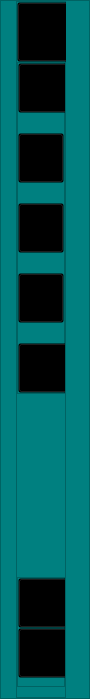
            <widget class="QFrame" name="icon_only_widget">
             <property name="minimumSize">
              <size>
               <width>90</width>
               <height>699</height>
              </size>
             </property>
             <property name="maximumSize">
              <size>
               <width>80</width>
               <height>699</height>
              </size>
             </property>
             <property name="styleSheet">
              <string notr="true">  background-color: #008080;
</string>
             </property>
             <property name="frameShape">
              <enum>QFrame::StyledPanel</enum>
             </property>
             <property name="frameShadow">
              <enum>QFrame::Raised</enum>
             </property>
             <layout class="QVBoxLayout" name="verticalLayout_21">
              <property name="leftMargin">
               <number>15</number>
              </property>
              <property name="topMargin">
               <number>0</number>
              </property>
              <property name="rightMargin">
               <number>0</number>
              </property>
              <property name="bottomMargin">
               <number>0</number>
              </property>
              <item>
               <widget class="QFrame" name="frame_17">
                <property name="minimumSize">
                 <size>
                  <width>50</width>
                  <height>0</height>
                 </size>
                </property>
                <property name="maximumSize">
                 <size>
                  <width>50</width>
                  <height>16777215</height>
                 </size>
                </property>
                <property name="frameShape">
                 <enum>QFrame::StyledPanel</enum>
                </property>
                <property name="frameShadow">
                 <enum>QFrame::Raised</enum>
                </property>
                <layout class="QVBoxLayout" name="verticalLayout_20">
                 <property name="spacing">
                  <number>0</number>
                 </property>
                 <property name="leftMargin">
                  <number>0</number>
                 </property>
                 <property name="topMargin">
                  <number>0</number>
                 </property>
                 <property name="rightMargin">
                  <number>0</number>
                 </property>
                 <property name="bottomMargin">
                  <number>10</number>
                 </property>
                 <item>
                  <widget class="QPushButton" name="pushButton_4">
                   <property name="minimumSize">
                    <size>
                     <width>60</width>
                     <height>60</height>
                    </size>
                   </property>
                   <property name="maximumSize">
                    <size>
                     <width>60</width>
                     <height>60</height>
                    </size>
                   </property>
                   <property name="styleSheet">
                    <string notr="true">  background-color: transparent;</string>
                   </property>
                   <property name="text">
                    <string/>
                   </property>
                   <property name="icon">
                    <iconset resource="../Qss/icons/_icons.qrc">
                     <normaloff>:/font_awesome_brands/icons/font_awesome/brands/battle-net.png</normaloff>:/font_awesome_brands/icons/font_awesome/brands/battle-net.png</iconset>
                   </property>
                   <property name="iconSize">
                    <size>
                     <width>40</width>
                     <height>40</height>
                    </size>
                   </property>
                  </widget>
                 </item>
                 <item>
                  <widget class="QFrame" name="frame_15">
                   <property name="frameShape">
                    <enum>QFrame::StyledPanel</enum>
                   </property>
                   <property name="frameShadow">
                    <enum>QFrame::Raised</enum>
                   </property>
                   <layout class="QVBoxLayout" name="verticalLayout_19">
                    <property name="spacing">
                     <number>20</number>
                    </property>
                    <property name="leftMargin">
                     <number>0</number>
                    </property>
                    <property name="topMargin">
                     <number>0</number>
                    </property>
                    <property name="rightMargin">
                     <number>0</number>
                    </property>
                    <property name="bottomMargin">
                     <number>0</number>
                    </property>
                    <item>
                     <widget class="QPushButton" name="to_packet_2">
                      <property name="minimumSize">
                       <size>
                        <width>50</width>
                        <height>50</height>
                       </size>
                      </property>
                      <property name="maximumSize">
                       <size>
                        <width>50</width>
                        <height>16777215</height>
                       </size>
                      </property>
                      <property name="font">
                       <font>
                        <pointsize>10</pointsize>
                        <weight>50</weight>
                        <bold>false</bold>
                       </font>
                      </property>
                      <property name="styleSheet">
                       <string notr="true">  background-color: transparent;
</string>
                      </property>
                      <property name="text">
                       <string/>
                      </property>
                      <property name="icon">
                       <iconset resource="../Qss/icons/_icons.qrc">
                        <normaloff>:/feather/icons/feather/cast.png</normaloff>:/feather/icons/feather/cast.png</iconset>
                      </property>
                      <property name="iconSize">
                       <size>
                        <width>24</width>
                        <height>24</height>
                       </size>
                      </property>
                     </widget>
                    </item>
                    <item>
                     <widget class="QPushButton" name="to_menace_2">
                      <property name="minimumSize">
                       <size>
                        <width>0</width>
                        <height>50</height>
                       </size>
                      </property>
                      <property name="font">
                       <font>
                        <pointsize>10</pointsize>
                       </font>
                      </property>
                      <property name="styleSheet">
                       <string notr="true">  background-color: transparent;
</string>
                      </property>
                      <property name="text">
                       <string/>
                      </property>
                      <property name="icon">
                       <iconset resource="../Qss/icons/_icons.qrc">
                        <normaloff>:/feather/icons/feather/alert-octagon.png</normaloff>:/feather/icons/feather/alert-octagon.png</iconset>
                      </property>
                      <property name="iconSize">
                       <size>
                        <width>24</width>
                        <height>24</height>
                       </size>
                      </property>
                     </widget>
                    </item>
                    <item>
                     <widget class="QPushButton" name="to_profil_2">
                      <property name="minimumSize">
                       <size>
                        <width>0</width>
                        <height>50</height>
                       </size>
                      </property>
                      <property name="font">
                       <font>
                        <pointsize>10</pointsize>
                       </font>
                      </property>
                      <property name="styleSheet">
                       <string notr="true">  background-color: transparent;
</string>
                      </property>
                      <property name="text">
                       <string/>
                      </property>
                      <property name="icon">
                       <iconset resource="../Qss/icons/_icons.qrc">
                        <normaloff>:/feather/icons/feather/user.png</normaloff>:/feather/icons/feather/user.png</iconset>
                      </property>
                      <property name="iconSize">
                       <size>
                        <width>24</width>
                        <height>23</height>
                       </size>
                      </property>
                     </widget>
                    </item>
                    <item>
                     <widget class="QPushButton" name="to_alert_2">
                      <property name="minimumSize">
                       <size>
                        <width>0</width>
                        <height>50</height>
                       </size>
                      </property>
                      <property name="font">
                       <font>
                        <pointsize>10</pointsize>
                       </font>
                      </property>
                      <property name="styleSheet">
                       <string notr="true">  background-color: transparent;
</string>
                      </property>
                      <property name="text">
                       <string/>
                      </property>
                      <property name="icon">
                       <iconset resource="../Qss/icons/_icons.qrc">
                        <normaloff>:/feather/icons/feather/bell.png</normaloff>:/feather/icons/feather/bell.png</iconset>
                      </property>
                      <property name="iconSize">
                       <size>
                        <width>24</width>
                        <height>24</height>
                       </size>
                      </property>
                     </widget>
                    </item>
                    <item>
                     <widget class="QPushButton" name="to_visual_2">
                      <property name="minimumSize">
                       <size>
                        <width>50</width>
                        <height>50</height>
                       </size>
                      </property>
                      <property name="font">
                       <font>
                        <pointsize>10</pointsize>
                       </font>
                      </property>
                      <property name="styleSheet">
                       <string notr="true">  background-color: transparent;
</string>
                      </property>
                      <property name="text">
                       <string/>
                      </property>
                      <property name="icon">
                       <iconset resource="../Qss/icons/_icons.qrc">
                        <normaloff>:/font_awesome_brands/icons/font_awesome/brands/trello.png</normaloff>:/font_awesome_brands/icons/font_awesome/brands/trello.png</iconset>
                      </property>
                      <property name="iconSize">
                       <size>
                        <width>24</width>
                        <height>24</height>
                       </size>
                      </property>
                     </widget>
                    </item>
                   </layout>
                  </widget>
                 </item>
                 <item>
                  <spacer name="verticalSpacer_2">
                   <property name="orientation">
                    <enum>Qt::Vertical</enum>
                   </property>
                   <property name="sizeHint" stdset="0">
                    <size>
                     <width>20</width>
                     <height>40</height>
                    </size>
                   </property>
                  </spacer>
                 </item>
                 <item>
                  <widget class="QFrame" name="frame_18">
                   <property name="frameShape">
                    <enum>QFrame::StyledPanel</enum>
                   </property>
                   <property name="frameShadow">
                    <enum>QFrame::Raised</enum>
                   </property>
                   <layout class="QVBoxLayout" name="verticalLayout_23">
                    <property name="spacing">
                     <number>0</number>
                    </property>
                    <property name="leftMargin">
                     <number>0</number>
                    </property>
                    <property name="topMargin">
                     <number>0</number>
                    </property>
                    <property name="rightMargin">
                     <number>0</number>
                    </property>
                    <property name="bottomMargin">
                     <number>8</number>
                    </property>
                    <item>
                     <widget class="QPushButton" name="Setting_2">
                      <property name="minimumSize">
                       <size>
                        <width>50</width>
                        <height>50</height>
                       </size>
                      </property>
                      <property name="font">
                       <font>
                        <pointsize>10</pointsize>
                       </font>
                      </property>
                      <property name="styleSheet">
                       <string notr="true">  background-color: transparent;
</string>
                      </property>
                      <property name="text">
                       <string/>
                      </property>
                      <property name="icon">
                       <iconset resource="../Qss/icons/_icons.qrc">
                        <normaloff>:/feather/icons/feather/settings.png</normaloff>:/feather/icons/feather/settings.png</iconset>
                      </property>
                      <property name="iconSize">
                       <size>
                        <width>30</width>
                        <height>24</height>
                       </size>
                      </property>
                     </widget>
                    </item>
                    <item>
                     <widget class="QPushButton" name="logout_2">
                      <property name="minimumSize">
                       <size>
                        <width>50</width>
                        <height>50</height>
                       </size>
                      </property>
                      <property name="font">
                       <font>
                        <pointsize>10</pointsize>
                       </font>
                      </property>
                      <property name="styleSheet">
                       <string notr="true">  background-color: transparent;
</string>
                      </property>
                      <property name="text">
                       <string/>
                      </property>
                      <property name="icon">
                       <iconset resource="../Qss/icons/_icons.qrc">
                        <normaloff>:/feather/icons/feather/power.png</normaloff>:/feather/icons/feather/power.png</iconset>
                      </property>
                      <property name="iconSize">
                       <size>
                        <width>24</width>
                        <height>24</height>
                       </size>
                      </property>
                     </widget>
                    </item>
                   </layout>
                  </widget>
                 </item>
                </layout>
               </widget>
              </item>
             </layout>
            </widget>
